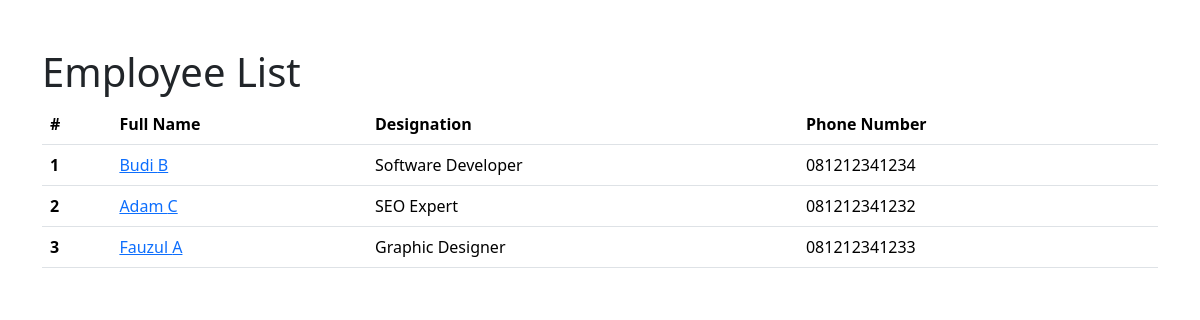
The page / on the database its author committed.
### employees/models.py (models this page shows, shortened)
class Employee(models.Model):
    first_name = models.CharField(max_length=100)
    last_name = models.CharField(max_length=100)
    photo = models.ImageField(upload_to='images')
    designation = models.CharField(max_length=100)
    email_address = models.EmailField(max_length=100, unique=True)
    phone_number = models.CharField(max_length=13, blank=True)
    created_at = models.DateTimeField(auto_now_add=True)
    updated_at = models.DateTimeField(auto_now=True)

### mysite/views.py (the view)
# urls.py: 2. Add a URL to urlpatterns:  path('', views.home, name='home')
def home(request):
    employees = Employee.objects.all()
    context = {
        'employees' : employees,
    }
    return render(request, 'home.html', context)

### templates/home.html (shortened to what this page needs)
{% load static %}
<!DOCTYPE html>
<html lang="en">
  <head>
    <link href="https://cdn.jsdelivr.net/npm/bootstrap@5.3.3/dist/css/bootstrap.min.css" rel="stylesheet" />
    <link rel="stylesheet" href="{% static 'css/s.css' %}" />
  </head>
  <body>
    <div class="container pt-5">
      <h1>Employee List</h1>
      <table class="table">
        <thead>
          <tr>
            <th scope="col">#</th>
            <th scope="col">Full Name</th>
            <th scope="col">Designation</th>
            <th scope="col">Phone Number</th>
          </tr>
        </thead>
        <tbody>
          {% for emp in employees %}
          <tr>
            <th >{{forloop.counter}}</th>
            <td><a href="{%url 'employee_detail' emp.id%}">{{emp.first_name}} {{emp.last_name}}</a></td>
            <td>{{emp.designation}}</td>
            <td>{{emp.phone_number}}</td>
          </tr>
          {%endfor%}
        </tbody>
      </table>
    </div>
  </body>
</html>

### rows shown on the page
Employee: first_name "Budi", last_name "B", designation "Software Developer", phone_number "081212341234"
Employee: first_name "Adam", last_name "C", designation "SEO Expert", phone_number "081212341232"
Employee: first_name "Fauzul", last_name "A", designation "Graphic Designer", phone_number "081212341233"
